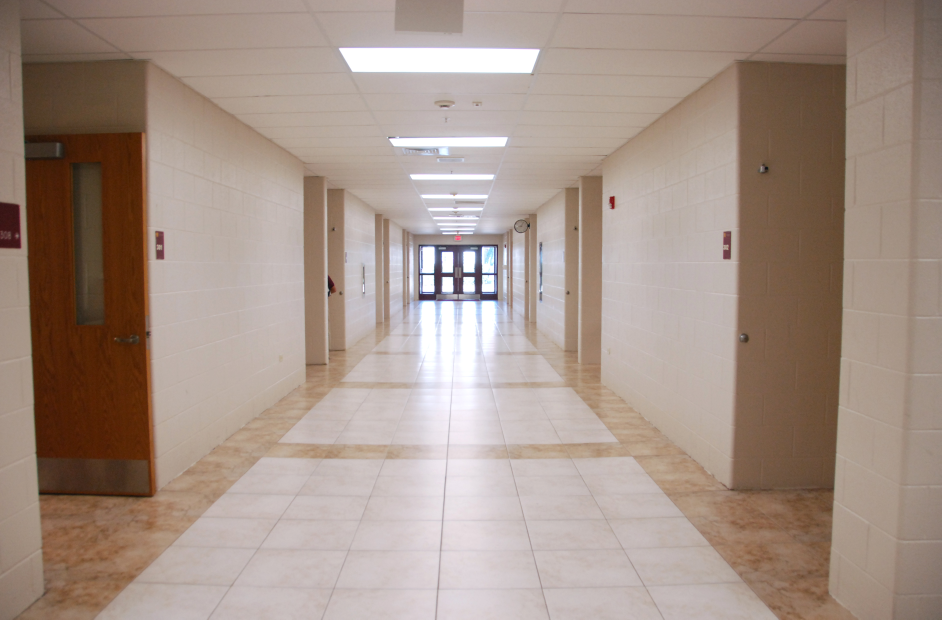
#> input picture img/corridor1.jpg, 3766 x 2478 px (shown at 1/4 size)
$ python -i main.py   (imports and definitions only)
#> lines starting #> are read from the running program, lines starting #| are printed output that depends on the picture; after the words box and inside, x2 and y2 are one past the last pixel; in counts of white or black regions, pixels touching at a corner belong together
import glob
import os

from pixellib.semantic import semantic_segmentation

import cv2 as cv
import numpy as np
import time


# Variables globales
n_mem = 5  # Número de frames de memoria
pinf_mem = []  # Array para almacenar puntos medios del segmento inferior
psup_mem = []  # Array para almacenar puntos medios del segmento inferior


# Rutina para segmentación semántica de imágenes en la carpeta 'img'
# [99 lines left out: functions imageSemanticSegmentation, videoSemanticSegmentation, rescale, not called in this run]


# Rutina para extracción del suelo por color
def extractFloor(image):
    # Definicion del rango de color (en torno al [50, 50, 80], marron)
    lower_range = np.array([45, 45, 75])
    upper_range = np.array([55, 55, 85])

    floor = cv.inRange(image, lower_range, upper_range)

    return floor


# Rutina para limpieza de memoria
# [4 lines left out: function limpiaMemoria, not called in this run]


# Rutina para cálculo de puntos medios de los segmentos superior e inferior
def midPoints(array, img_seg, img_floor):
    minY = None
    minIndex = None
    maxY = None
    maxIndex = None
    points = np.empty([2, 2], dtype=int)
    size = len(array)

    # Búsqueda de puntos con coordenada y mínima y máxima
    for i in range(0, size):
        y = array[i][0][1]

        if minY is None or y < minY:
            minY = y
            minIndex = i

        if maxY is None or y > maxY:
            maxY = y
            maxIndex = i

    # Variables para el cálculo del punto medio de ambos segmentos
    radioError = 10

    # --- Cálculo del punto medio (segmento superior) ---
    # Definición de nuevas variables
    minY_x = array[minIndex][0][0]
    x1 = 0
    y1 = 0
    x2 = 0
    y2 = 0
    pendiente1 = 0
    pendiente2 = 0
    pAnt = None
    pSig = None

    # Casuística según índice del array para evitar accesos erróneos al array
    # Comparación de los puntos medios del segmento anterior y siguiente al punto de coordenada y mínima
    if minIndex == 0:
        pAnt = array[size - 1][0]
        pSig = array[minIndex + 1][0]
    elif minIndex == size - 1:
        pAnt = array[minIndex - 1][0]
        pSig = array[0][0]
    else:
        pAnt = array[minIndex - 1][0]
        pSig = array[minIndex + 1][0]

    x1 = (minY_x + pAnt[0]) / 2
    y1 = (minY + pAnt[1]) / 2
    x2 = (minY_x + pSig[0]) / 2
    y2 = (minY + pSig[1]) / 2

    difX1 = minY_x - x1
    difX2 = minY_x - x2

    if difX1 != 0 and difX2 != 0:
        pendiente1 = abs((minY - y1) / difX1)
        pendiente2 = abs((minY - y2) / difX2)

    if abs(pendiente1 - pendiente2) < 0.25 or (pendiente1 > 0.6 and pendiente2 > 0.6):
        # Mejora: Casuística. Forma de tipo triángulo isósceles
        x = minY_x
        y = minY
        points[0] = (x, y)
    elif abs(minY - y1) < radioError or abs(minY - y2) < radioError:
        # Mejora: Aparición de gran cantidad de puntos en el segmento superior
        minY_x_pointsCoords = []
        minY_pointsCoords = []

        for p in array:
            py = p[0][1]

            if (minY - radioError) <= py <= (minY + radioError):
                minY_x_pointsCoords.append(p[0][0])
                minY_pointsCoords.append(py)

        x = np.median(minY_x_pointsCoords)
        y = np.median(minY_pointsCoords)
        points[0] = (x, y)
    else:
        if y2 < y1:
            points[0] = (x2, y2)
        else:
            points[0] = (x1, y1)

    # --- Mejora para la desaparición lateral de parte del suelo (segmento inferior) ---
    # Definición de nuevas variables
    height, width = img_floor.shape[:2]
    lateralIzq_x = []
    lateralIzq_y = []
    lateralDer_x = []
    lateralDer_y = []
    lateralIzq_minIndex = -1
    lateralDer_minIndex = -1

    for p in array:
        px = p[0][0]

        if px == 0:
            lateralIzq_x.append(px)
            lateralIzq_y.append(p[0][1])
        elif px == width-1:
            lateralDer_x.append(px)
            lateralDer_y.append(p[0][1])

    if len(lateralIzq_x) != 0:
        lateralIzq_minIndex = np.argmin(lateralIzq_y)
    if len(lateralDer_x) != 0:
        lateralDer_minIndex = np.argmin(lateralDer_y)

    if lateralIzq_minIndex != -1 and lateralDer_minIndex == -1:  # Hay puntos por la izquierda
        point_x = lateralIzq_x[lateralIzq_minIndex]  # Coord. x del punto lateral izquierdo
        point_y = lateralIzq_y[lateralIzq_minIndex]  # Coord. y del punto lateral izquierdo
        cv.circle(img_seg, (point_x, point_y), 0, (0, 255, 0), 10)

        # Búsqueda del punto esquina inferior derecho (2 candidatos de máxima coord. Y)
        maxY_points_x = []
        maxY_points_y = []

        for p in array:
            py = p[0][1]

            if len(maxY_points_y) < 2:
                maxY_points_x.append(p[0][0])
                maxY_points_y.append(py)
            else:
                # Se reemplaza el punto de menor coord. y del array por el nuevo máximo
                yMinIndex = maxY_points_y.index(min(maxY_points_y))  # Índice del elemento de mínima coord. Y

                if py > maxY_points_y[yMinIndex]:
                    maxY_points_x[yMinIndex] = p[0][0]
                    maxY_points_y[yMinIndex] = py

        xMaxIndex = maxY_points_x.index(max(maxY_points_x))  # Índice del elemento de máxima coord. X
        esqInfDer_x = maxY_points_x[xMaxIndex]
        esqInfDer_y = maxY_points_y[xMaxIndex]
        cv.circle(img_seg, (esqInfDer_x, esqInfDer_y), 0, (0, 255, 0), 10)

        # Se obtiene el punto anterior (sentido horario) del punto lateral izquierdo
        antIndex = None
        i = 0

        for p in array:
            if p[0][0] == point_x and p[0][1] == point_y:
                antIndex = (i - 1) % len(array)
                break
            i = i + 1

        pAnt = array[antIndex]
        cv.circle(img_seg, (pAnt[0][0], pAnt[0][1]), 0, (0, 255, 0), 10)

        # Se calcula la pendiente entre el punto del lateral izquierdo y el punto anterior y se usa
        # para averiguar el punto "imaginario" de corte con el eje X
        difX = point_x - pAnt[0][0]

        if difX != 0:
            pendiente = (point_y - pAnt[0][1]) / difX

            if abs(pendiente) > 0.01:
                pcorte_x = (esqInfDer_y - point_y) / pendiente + point_x

                points[1] = ((pcorte_x + esqInfDer_x) / 2, esqInfDer_y)

    elif lateralIzq_minIndex == -1 and lateralDer_minIndex != -1:  # Hay puntos por la derecha
        point_x = lateralDer_x[lateralDer_minIndex]
        point_y = lateralDer_y[lateralDer_minIndex]
        cv.circle(img_seg, (point_x, point_y), 0, (0, 255, 0), 10)

        # Búsqueda del punto esquina inferior izquierdo (2 candidatos de máxima coord. Y)
        maxY_points_x = []
        maxY_points_y = []

        for p in array:
            py = p[0][1]

            if len(maxY_points_y) < 2:
                maxY_points_x.append(p[0][0])
                maxY_points_y.append(py)
            else:
                # Se reemplaza el punto de menor coord. y del array por el nuevo máximo
                yMinIndex = maxY_points_y.index(min(maxY_points_y))  # Índice del elemento de mínima coord. Y

                if py > maxY_points_y[yMinIndex]:
                    maxY_points_x[yMinIndex] = p[0][0]
                    maxY_points_y[yMinIndex] = py

        xMinIndex = maxY_points_x.index(min(maxY_points_x))  # Índice del elemento de mínima coord. X
        esqInfIzq_x = maxY_points_x[xMinIndex]
        esqInfIzq_y = maxY_points_y[xMinIndex]
        cv.circle(img_seg, (esqInfIzq_x, esqInfIzq_y), 0, (0, 255, 0), 10)

        # Se obtiene el punto siguiente (sentido antihorario) del punto lateral derecho
        sigIndex = None
        i = 0

        for p in array:
            if p[0][0] == point_x and p[0][1] == point_y:
                sigIndex = (i + 1) % len(array)
                break
            i = i + 1

        pSig = array[sigIndex]
        cv.circle(img_seg, (pSig[0][0], pSig[0][1]), 0, (0, 255, 0), 10)

        # Se calcula la pendiente entre el punto del lateral derecho y el punto siguiente y se usa
        # para averiguar el punto "imaginario" de corte con el eje X
        difX = point_x - pSig[0][0]

        if difX != 0:
            pendiente = (point_y - pSig[0][1]) / difX

            if abs(pendiente) > 0.01:
                pcorte_x = (esqInfIzq_y - point_y) / pendiente + point_x

                points[1] = ((pcorte_x + esqInfIzq_x) / 2, esqInfIzq_y)

    elif lateralIzq_minIndex != -1 and lateralDer_minIndex != -1:  # Hay puntos por ambos lados
        pointDer_x = lateralDer_x[lateralDer_minIndex]
        pointDer_y = lateralDer_y[lateralDer_minIndex]
        pointIzq_x = lateralIzq_x[lateralIzq_minIndex]
        pointIzq_y = lateralIzq_y[lateralIzq_minIndex]

        cv.circle(img_seg, (pointDer_x, pointDer_y), 0, (0, 255, 0), 10)
        cv.circle(img_seg, (pointIzq_x, pointIzq_y), 0, (0, 255, 0), 10)

        # Se obtiene el punto anterior (sentido horario) del punto lateral izquierdo
        antIndex = None
        i = 0

        for p in array:
            if p[0][0] == pointIzq_x and p[0][1] == pointIzq_y:
                antIndex = (i - 1) % len(array)
                break
            i = i + 1

        pAnt = array[antIndex]
        cv.circle(img_seg, (pAnt[0][0], pAnt[0][1]), 0, (0, 255, 0), 10)

        # Se obtiene el punto siguiente (sentido antihorario) del punto lateral derecho
        sigIndex = None
        i = 0

        for p in array:
            if p[0][0] == pointDer_x and p[0][1] == pointDer_y:
                sigIndex = (i + 1) % len(array)
                break
            i = i + 1

        pSig = array[sigIndex]
        cv.circle(img_seg, (pSig[0][0], pSig[0][1]), 0, (0, 255, 0), 10)

        # Se calcula la pendiente entre el punto del lateral izquierdo y el punto medio superior y se usa
        # para averiguar el punto "imaginario" de corte con el eje X
        difDerX = pointDer_x - pSig[0][0]
        difIzqX = pointIzq_x - pAnt[0][0]

        if difDerX != 0 and difIzqX != 0:
            pendienteDer = (pointDer_y - pSig[0][1]) / difDerX
            pendienteIzq = (pointIzq_y - pAnt[0][1]) / difIzqX

            if abs(pendienteDer) > 0.01 and abs(pendienteIzq) > 0.01:
                maxLateralDerY = max(lateralDer_y)
                maxLateralIzqY = max(lateralIzq_y)

                pcorteDer_x = (maxLateralDerY - pointDer_y) / pendienteDer + pointDer_x
                pcorteIzq_x = (maxLateralIzqY - pointIzq_y) / pendienteIzq + pointIzq_x

                points[1] = ((pcorteDer_x + pcorteIzq_x) / 2, (maxLateralDerY + maxLateralIzqY) / 2)

    else:  # No hay puntos laterales
        # --- Cálculo del punto medio (segmento inferior) ---
        # Definición de nuevas variables
        maxY_x = array[maxIndex][0][0]
        x1 = 0
        y1 = 0
        x2 = 0
        y2 = 0
        pAnt = None
        pSig = None

        # Casuística según índice del array para evitar accesos erróneos al array
        # Comparación de los puntos medios del segmento anterior y siguiente al punto de coordenada y máxima
        if maxIndex == 0:
            pAnt = array[size - 1][0]
            pSig = array[maxIndex + 1][0]
        elif maxIndex == size - 1:
            pAnt = array[maxIndex - 1][0]
            pSig = array[0][0]
        else:
            pAnt = array[maxIndex - 1][0]
            pSig = array[maxIndex + 1][0]

        x1 = (maxY_x + pAnt[0]) / 2
        y1 = (maxY + pAnt[1]) / 2
        x2 = (maxY_x + pSig[0]) / 2
        y2 = (maxY + pSig[1]) / 2

        if abs(y2 - y1) < 5:
            # Mejora: Punto medio del segmento inferior es el punto medio entre pAnt y pSig
            # Soluciona defectos en la parte inferior del polígono envolvente
            x = (pAnt[0] + pSig[0]) / 2
            y = (pAnt[1] + pSig[1]) / 2
            points[1] = (x, y)
        else:
            if y2 > y1:
                points[1] = (x2, y2)
            else:
                points[1] = (x1, y1)

    return points


# Rutina para extracción de suelo y procesamiento
def floorAndContours(inputFrame):
    global pinf_mem, psup_mem

    # Copia local de la imagen
    frame_seg = inputFrame

    # Extracción del suelo a partir de la imagen segmentada
    frame_floor = extractFloor(frame_seg)  # Haciendo uso de un rango de color marron

    kernel_close = np.ones(5, np.uint8)
    kernel_open = np.ones(3, np.uint8)
    frame_floor = cv.morphologyEx(frame_floor, cv.MORPH_CLOSE,
                                  kernel_close)  # Operación morfológica de cierre para tapar agujeros
    frame_floor = cv.morphologyEx(frame_floor, cv.MORPH_OPEN,
                                  kernel_open)  # Operación morfológica de apertura para limpiar defectos

    # Aproximación poligonal del contorno del suelo extraído
    contours, hierarchy = cv.findContours(frame_floor, cv.RETR_LIST, cv.CHAIN_APPROX_NONE)
    contoursSize = len(contours)

    if contoursSize != 0:
        accuracy = 0.01 * cv.arcLength(contours[contoursSize-1], True)
        approx = cv.approxPolyDP(contours[contoursSize-1], accuracy, True)

        # Se dibujan los puntos medios de los segmentos superior e inferior del pasillo
        if len(approx) >= 3:
            cv.drawContours(frame_seg, [approx], 0, (0, 0, 255), 2)

            points = midPoints(approx, frame_seg, frame_floor)
            p1 = (points[0][0], points[0][1])  # Punto medio del segmento superior
            p2 = (points[1][0], points[1][1])  # Punto medio del segmento inferior

            # Cálculo de la media de la dirección (n_mem frames de memoria)
            # psup -> Puntos medio del segmento superior (n_mem frames)
            # pinf -> Puntos medio del segmento inferior (n_mem frames)
            psup_mem_len = len(psup_mem)

            if psup_mem_len < n_mem:
                # if abs(p2[1] - p1[1]) > 30:
                psup_mem.append(p1)
                pinf_mem.append(p2)

                psup_mem_len = psup_mem_len + 1
            else:
                # Desplazamiento a la izquierda e inserción del nuevo elemento
                psup_ant = psup_mem[1:n_mem]
                pinf_ant = pinf_mem[1:n_mem]

                psup_ant.append(p1)
                pinf_ant.append(p2)

                psup_mem = psup_ant
                pinf_mem = pinf_ant

            # Media de los puntos medios
            psup_sum = np.sum(psup_mem, axis=0)
            pinf_sum = np.sum(pinf_mem, axis=0)

            p1_x = int(psup_sum[0] / psup_mem_len)
            p1_y = int(psup_sum[1] / psup_mem_len)
            p2_x = int(pinf_sum[0] / psup_mem_len)
            p2_y = int(pinf_sum[1] / psup_mem_len)

            p1 = (p1_x, p1_y)
            p2 = (p2_x, p2_y)

            cv.circle(frame_seg, p1, 0, (255, 0, 0), 10)
            cv.circle(frame_seg, p2, 0, (255, 0, 0), 10)
            cv.arrowedLine(frame_seg, p2, p1, (0, 255, 0), 1)

    return frame_seg, frame_floor


# Código para imágenes
# [132 lines left out: functions imageProcessing, videoProcessing, camaraProcessing, not called in this run]


# [30 lines not run here, left out]

>>> import cv2
>>> picture = cv2.imread('../img/corridor1.jpg')
#> picture is the input picture: shape (2478, 3766, 3); mean B, G, R 135.7, 146.4, 164.7
>>> result = floorAndContours(picture)
#> in extractFloor, `floor = cv.inRange(image, lower_range, upper_range)`:
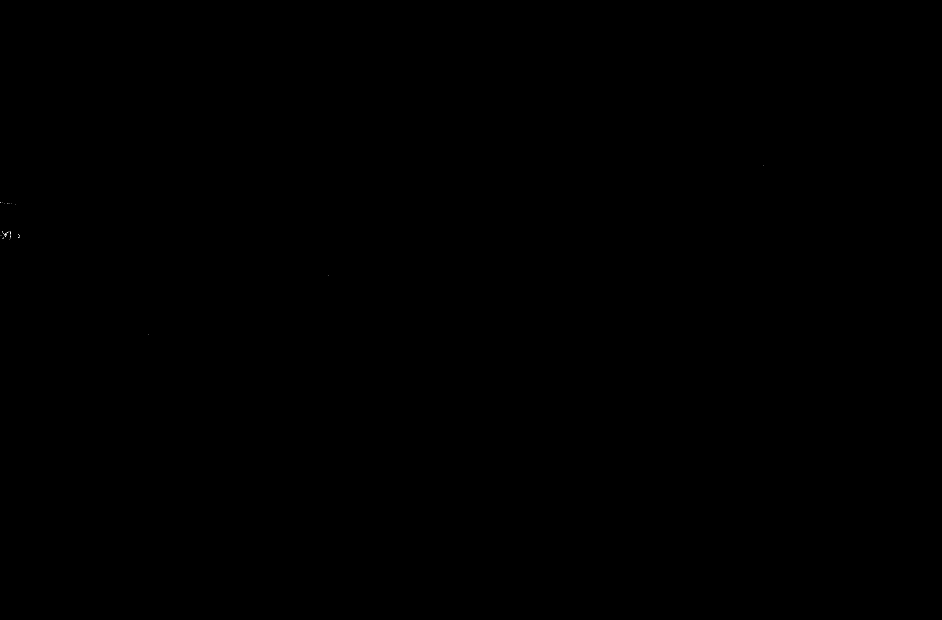
#> floor: shape (2478, 3766) (shown at 1/4 size); 0% white in thin lines or dots, all inside (x1, y1, x2, y2) = (0, 662, 3053, 1337)
#> in floorAndContours, `frame_floor = cv.morphologyEx(frame_floor, cv.MORPH_OPEN, kernel_open)`: frame_floor: shape (2478, 3766); 0% white in thin lines or dots, all inside (x1, y1, x2, y2) = (10, 925, 78, 952)
#> in floorAndContours, `contours, hierarchy = cv.findContours(frame_floor, cv.RETR_LIST, cv.CH..`: contours = 8 contours, all with area under 20
#> in floorAndContours, `contoursSize = len(contours)`: contoursSize = 8
#> in floorAndContours, `accuracy = 0.01 * cv.arcLength(contours[contoursSize-1], True)`: accuracy = 0.108
#> in floorAndContours, `approx = cv.approxPolyDP(contours[contoursSize-1], accuracy, True)`: approx = [[10, 925], [10, 927], [11, 928], [11, 930], [11, 926]]
#> in midPoints, `size = len(array)`: size = 5
#> the loop in midPoints, `for i in range(0, size):` made 5 passes
#> (y, minY, maxY) on pass 1: (925, 925, 925)
#> (y, maxY) on passes 2 to 4: (927, 927), (928, 928), (930, 930)
#> after the loop in midPoints, `for i in range(0, size):`: maxIndex = 3; maxY = 930; minIndex = 0; minY = 925
#> in midPoints, `minY_x = array[minIndex][0][0]`: minY_x = 10
#> in midPoints, `pAnt = array[size - 1][0]`: pAnt = [11, 926]
#> in midPoints, `pSig = array[minIndex + 1][0]`: pSig = [10, 927]
#> in midPoints, `x1 = (minY_x + pAnt[0]) / 2`: x1 = 10.5
#> in midPoints, `y1 = (minY + pAnt[1]) / 2`: y1 = 925.5
#> in midPoints, `x2 = (minY_x + pSig[0]) / 2`: x2 = 10
#> in midPoints, `y2 = (minY + pSig[1]) / 2`: y2 = 926
#> in midPoints, `difX1 = minY_x - x1`: difX1 = -0.5
#> in midPoints, `difX2 = minY_x - x2`: difX2 = 0
#> in midPoints, `x = minY_x`: x = 10
#> in midPoints, `y = minY`: y = 925
#> the loop in midPoints, `for p in array:` made 5 passes
#> (p, px) on passes 1 to 5: ([[10, 925]], 10), ([[10, 927]], 10), ([[11, 928]], 11), ([[11, 930]], 11), ([[11, 926]], 11)
#> after the loop in midPoints, `for p in array:`: lateralDer_x = []
#> in midPoints, `maxY_x = array[maxIndex][0][0]`: maxY_x = 11
#> in midPoints, `pAnt = array[maxIndex - 1][0]`: pAnt = [11, 928]
#> in midPoints, `pSig = array[maxIndex + 1][0]`: pSig = [11, 926]
#> in midPoints, `x1 = (maxY_x + pAnt[0]) / 2`: x1 = 11
#> in midPoints, `y1 = (maxY + pAnt[1]) / 2`: y1 = 929
#> in midPoints, `x2 = (maxY_x + pSig[0]) / 2`: x2 = 11
#> in midPoints, `y2 = (maxY + pSig[1]) / 2`: y2 = 928
#> in midPoints, `x = (pAnt[0] + pSig[0]) / 2`: x = 11
#> in midPoints, `y = (pAnt[1] + pSig[1]) / 2`: y = 927
#> in floorAndContours, `points = midPoints(approx, frame_seg, frame_floor)`: points = [[10, 925], [11, 927]]
#> in floorAndContours, `p1 = (points[0][0], points[0][1])`: p1 = (10, 925)
#> in floorAndContours, `p2 = (points[1][0], points[1][1])`: p2 = (11, 927)
#> in floorAndContours, `psup_sum = np.sum(psup_mem, axis=0)`: psup_sum = [10, 925]
#> in floorAndContours, `pinf_sum = np.sum(pinf_mem, axis=0)`: pinf_sum = [11, 927]
#> in floorAndContours, `p1_x = int(psup_sum[0] / psup_mem_len)`: p1_x = 10
#> in floorAndContours, `p1_y = int(psup_sum[1] / psup_mem_len)`: p1_y = 925
#> in floorAndContours, `p2_x = int(pinf_sum[0] / psup_mem_len)`: p2_x = 11
#> in floorAndContours, `p2_y = int(pinf_sum[1] / psup_mem_len)`: p2_y = 927
